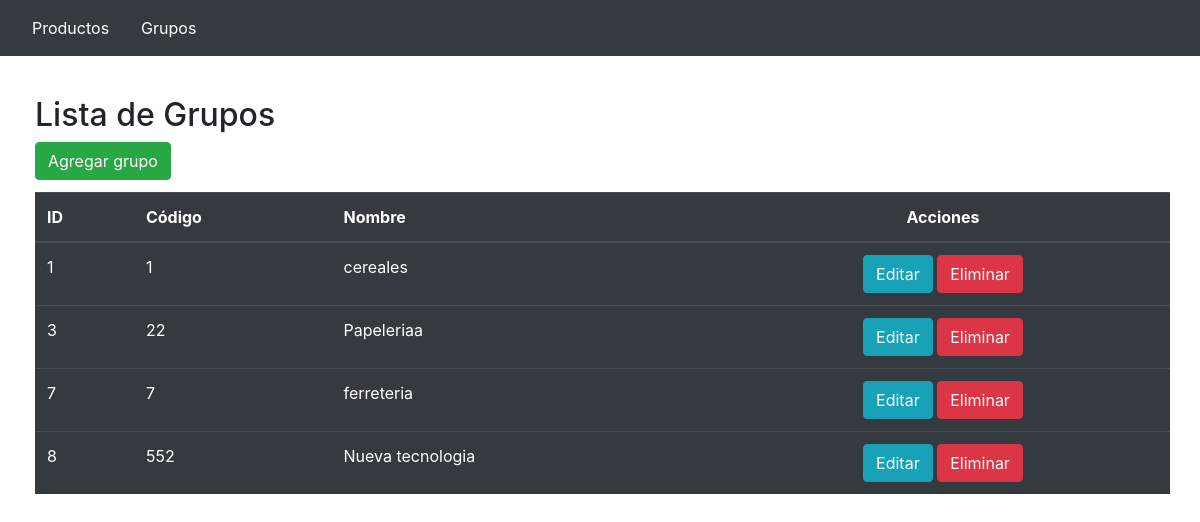
Page /proyecto/list-grupos.php on the committed database.
### tables this page shows
CREATE TABLE `grupo_producto` (
  `id_grup` int(10) NOT NULL,
  `codigo_grup` int(10) NOT NULL,
  `nombre_grup` varchar(60) NOT NULL
);

### proyecto/list-grupos.php (the view)
<?php include("../conexion/conexion.php") ?>
<?php include("../includes/header.php") ?>
<div class="row">
    <div class="col l7 offset-l5" style="position: absolute; top: 12%; padding-left: 50px">
        <table class="table table-dark">
            <h2>Lista de Grupos</h2>
            <div style="padding-bottom: 12px;">
                <a type="button" class="btn btn-success" href="form-grupos.php">Agregar grupo</a>
            </div>
            <thead>
                <tr>
                    <th>ID</th>
                    <th>Código</th>
                    <th>Nombre</th>
                    <th style="text-align: center">Acciones</th>
                </tr>
            </thead>
            <tbody>
                <?php
                $query = "SELECT * FROM grupo_producto";
                $grupos = mysqli_query($conexion, $query);
                while ($row = mysqli_fetch_array($grupos)) { ?>
                    <tr>
                        <td><?php echo $row['id_grup'] ?></td>
                        <td><?php echo $row['codigo_grup'] ?></td>
                        <td><?php echo $row['nombre_grup'] ?></td>
                        <td style="text-align: center">
                            <a href="edit-grupo.php?id_grup=<?php echo $row['id_grup'] ?>" class="btn btn-info">Editar</a>
                            <a href="eliminar-grup.php?id_grup=<?php echo $row['id_grup'] ?>" class="btn btn-danger">Eliminar</a>
                        </td>
                    </tr>
                <?php } ?>
            </tbody>
        </table>
    </div>
</div>
<?php include("../includes/footer.php") ?>

### rows in the picture
grupo_producto: id_grup "1", codigo_grup "1", nombre_grup "cereales"
grupo_producto: id_grup "3", codigo_grup "22", nombre_grup "Papeleriaa"
grupo_producto: id_grup "7", codigo_grup "7", nombre_grup "ferreteria"
grupo_producto: id_grup "8", codigo_grup "552", nombre_grup "Nueva tecnologia"
